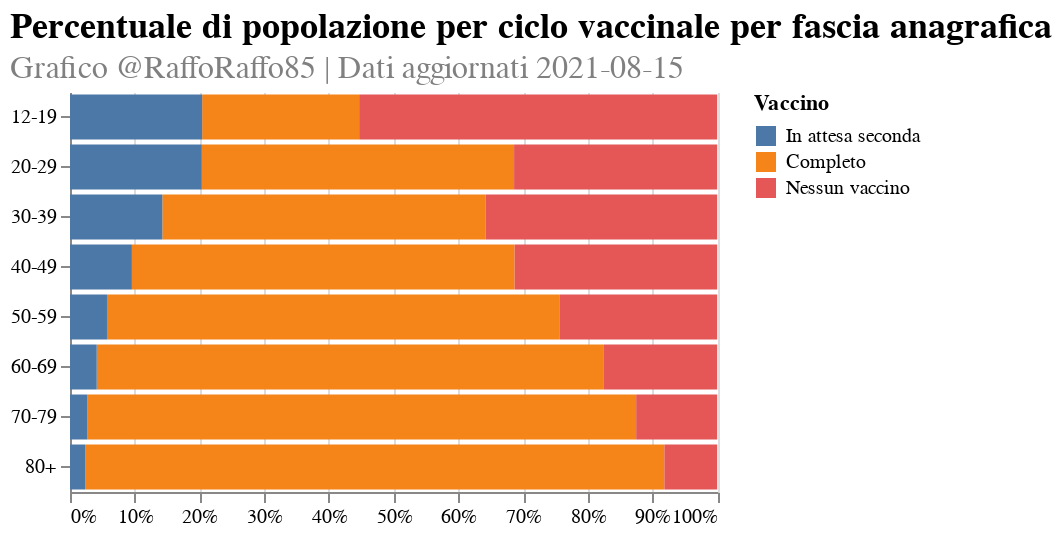

Write notebook code for a chart like this one.
### Markdown cell above
# Share vaccinated by age overall

### Code cell
# Share vaccinated by age overall
str_rename = {'share_ciclo_completo': 'Completo', 'share_solo_prima': 'In attesa seconda', 'share_missing': 'Nessun vaccino'}.get
order_rename = {'share_ciclo_completo': 1, 'share_solo_prima': 0, 'share_missing': 2}.get
plt_share_vacc_overall_df = (
    regional_age_df
    .groupby('fascia_anagrafica')
    [['ciclo_completo', 'solo_prima', 'in_attesa_seconda', 'totale_popolazione']]
    .sum()
    .reset_index()
    .assign(share_solo_prima=lambda x: x.in_attesa_seconda/x.totale_popolazione)
    .assign(share_ciclo_completo=lambda x: x.ciclo_completo/x.totale_popolazione)
    .assign(share_missing=lambda x: 1 - x.share_solo_prima - x.share_ciclo_completo)
    .melt(
        id_vars=['fascia_anagrafica'],
        value_vars=['share_ciclo_completo', 'share_solo_prima', 'share_missing']
    )
    .assign(Vaccino=lambda x: x.variable.apply(str_rename))
    .assign(order=lambda x: x.variable.apply(order_rename))
)
plot_title = alt.TitleParams(
    "Percentuale di popolazione per ciclo vaccinale per fascia anagrafica",
    fontSize=18,
    subtitle=[FOOTNOTE],
    subtitleColor='grey', subtitleFontSize=16,
    align='left', anchor='start'
)
(
    alt.Chart(plt_share_vacc_overall_df, title=plot_title)
    .mark_bar()
    .encode(
        x=alt.X('value:Q', stack='zero', axis=alt.Axis(format='.0%'), title=''),
        y=alt.Y('fascia_anagrafica:N', title=''),
        color=alt.Color('Vaccino:N', sort=alt.EncodingSortField('order', order='ascending')),
        order='order',
        tooltip=[
            alt.Tooltip('fascia_anagrafica:N', title='Fascia anagrafica'),
            alt.Tooltip('Vaccino:N', title='Vaccino'),
            alt.Tooltip('value:Q', format='.1%', title='Popolazione vaccinata')
        ]
    )
    .properties(width=200*golden, height=200)
    .configure_view(strokeOpacity=0)
)

### Figure 1 — Vega-Lite specification as saved in the notebook (floating-point values rounded to 4 significant figures)
{"config": {"view": {"continuousWidth": 400, "continuousHeight": 300, "strokeOpacity": 0}}, "data": {"name": "data-6fdb62f6b35a00b8147176f8238b0654"}, "mark": "bar", "encoding": {"color": {"type": "nominal", "field": "Vaccino", "sort": {"field": "order", "order": "ascending"}}, "order": {"type": "quantitative", "field": "order"}, "tooltip": [{"type": "nominal", "field": "fascia_anagrafica", "title": "Fascia anagrafica"}, {"type": "nominal", "field": "Vaccino", "title": "Vaccino"}, {"type": "quantitative", "field": "value", "format": ".1%", "title": "Popolazione vaccinata"}], "x": {"type": "quantitative", "axis": {"format": ".0%"}, "field": "value", "stack": "zero", "title": ""}, "y": {"type": "nominal", "field": "fascia_anagrafica", "title": ""}}, "height": 200, "title": {"text": "Percentuale di popolazione per ciclo vaccinale per fascia anagrafica", "align": "left", "anchor": "start", "fontSize": 18, "subtitle": ["Grafico @RaffoRaffo85 | Dati aggiornati 2021-08-15"], "subtitleColor": "grey", "subtitleFontSize": 16}, "width": 323.6, "$schema": "https://vega.github.io/schema/vega-lite/v4.8.1.json", "datasets": {"data-6fdb62f6b35a00b8147176f8238b0654": [{"fascia_anagrafica": "12-19", "variable": "share_ciclo_completo", "value": 0.2426, "Vaccino": "Completo", "order": 1}, {"fascia_anagrafica": "20-29", "variable": "share_ciclo_completo", "value": 0.4826, "Vaccino": "Completo", "order": 1}, {"fascia_anagrafica": "30-39", "variable": "share_ciclo_completo", "value": 0.4996, "Vaccino": "Completo", "order": 1}, {"fascia_anagrafica": "40-49", "variable": "share_ciclo_completo", "value": 0.5913, "Vaccino": "Completo", "order": 1}, {"fascia_anagrafica": "50-59", "variable": "share_ciclo_completo", "value": 0.6997, "Vaccino": "Completo", "order": 1}, {"fascia_anagrafica": "60-69", "variable": "share_ciclo_completo", "value": 0.7836, "Vaccino": "Completo", "order": 1}, {"fascia_anagrafica": "70-79", "variable": "share_ciclo_completo", "value": 0.8477, "Vaccino": "Completo", "order": 1}, {"fascia_anagrafica": "80+", "variable": "share_ciclo_completo", "value": 0.8945, "Vaccino": "Completo", "order": 1}, {"fascia_anagrafica": "12-19", "variable": "share_solo_prima", "value": 0.2042, "Vaccino": "In attesa seconda", "order": 0}, {"fascia_anagrafica": "20-29", "variable": "share_solo_prima", "value": 0.2036, "Vaccino": "In attesa seconda", "order": 0}, {"fascia_anagrafica": "30-39", "variable": "share_solo_prima", "value": 0.1426, "Vaccino": "In attesa seconda", "order": 0}, {"fascia_anagrafica": "40-49", "variable": "share_solo_prima", "value": 0.09562, "Vaccino": "In attesa seconda", "order": 0}, {"fascia_anagrafica": "50-59", "variable": "share_solo_prima", "value": 0.05714, "Vaccino": "In attesa seconda", "order": 0}, {"fascia_anagrafica": "60-69", "variable": "share_solo_prima", "value": 0.04129, "Vaccino": "In attesa seconda", "order": 0}, {"fascia_anagrafica": "70-79", "variable": "share_solo_prima", "value": 0.02701, "Vaccino": "In attesa seconda", "order": 0}, {"fascia_anagrafica": "80+", "variable": "share_solo_prima", "value": 0.02385, "Vaccino": "In attesa seconda", "order": 0}, {"fascia_anagrafica": "12-19", "variable": "share_missing", "value": 0.5532, "Vaccino": "Nessun vaccino", "order": 2}, {"fascia_anagrafica": "20-29", "variable": "share_missing", "value": 0.3138, "Vaccino": "Nessun vaccino", "order": 2}, {"fascia_anagrafica": "30-39", "variable": "share_missing", "value": 0.3578, "Vaccino": "Nessun vaccino", "order": 2}, {"fascia_anagrafica": "40-49", "variable": "share_missing", "value": 0.3131, "Vaccino": "Nessun vaccino", "order": 2}, {"fascia_anagrafica": "50-59", "variable": "share_missing", "value": 0.2432, "Vaccino": "Nessun vaccino", "order": 2}, {"fascia_anagrafica": "60-69", "variable": "share_missing", "value": 0.1751, "Vaccino": "Nessun vaccino", "order": 2}, {"fascia_anagrafica": "70-79", "variable": "share_missing", "value": 0.1253, "Vaccino": "Nessun vaccino", "order": 2}, {"fascia_anagrafica": "80+", "variable": "share_missing", "value": 0.08163, "Vaccino": "Nessun vaccino", "order": 2}]}}
